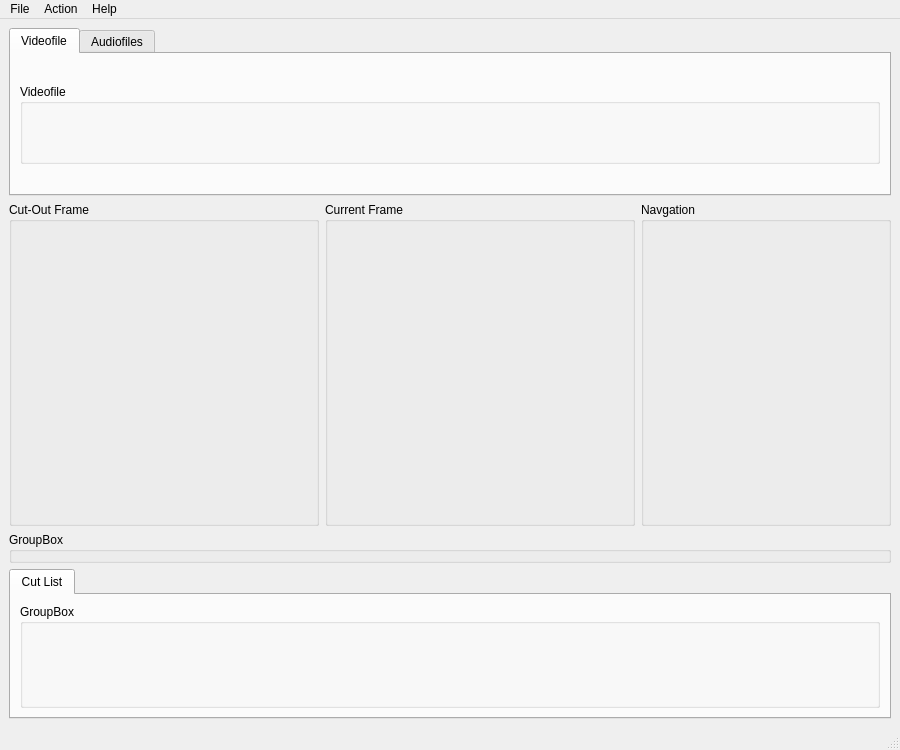
<ui version="4.0" >
 <class>TTCutMainWindow</class>
 <widget class="QMainWindow" name="TTCutMainWindow" >
  <property name="geometry" >
   <rect>
    <x>0</x>
    <y>0</y>
    <width>900</width>
    <height>750</height>
   </rect>
  </property>
  <property name="minimumSize" >
   <size>
    <width>900</width>
    <height>700</height>
   </size>
  </property>
  <property name="windowTitle" >
   <string>MainWindow</string>
  </property>
  <widget class="QWidget" name="centralwidget" >
   <layout class="QGridLayout" >
    <property name="leftMargin" >
     <number>9</number>
    </property>
    <property name="topMargin" >
     <number>9</number>
    </property>
    <property name="rightMargin" >
     <number>9</number>
    </property>
    <property name="bottomMargin" >
     <number>9</number>
    </property>
    <property name="horizontalSpacing" >
     <number>6</number>
    </property>
    <property name="verticalSpacing" >
     <number>6</number>
    </property>
    <item row="2" column="0" colspan="3" >
     <widget class="TTStreamNavigator" name="streamNavigator" >
      <property name="title" >
       <string>GroupBox</string>
      </property>
     </widget>
    </item>
    <item row="3" column="0" colspan="3" >
     <widget class="QTabWidget" name="ccrTab" >
      <property name="sizePolicy" >
       <sizepolicy vsizetype="Minimum" hsizetype="Minimum" >
        <horstretch>0</horstretch>
        <verstretch>1</verstretch>
       </sizepolicy>
      </property>
      <property name="minimumSize" >
       <size>
        <width>640</width>
        <height>150</height>
       </size>
      </property>
      <property name="sizeIncrement" >
       <size>
        <width>0</width>
        <height>0</height>
       </size>
      </property>
      <widget class="QWidget" name="tabCutList" >
       <attribute name="title" >
        <string>Cut List</string>
       </attribute>
       <attribute name="icon" >
        <iconset resource="mainwindow.qrc" >:/pixmaps/pixmaps/cutav_18.xpm</iconset>
       </attribute>
       <layout class="QGridLayout" >
        <property name="leftMargin" >
         <number>9</number>
        </property>
        <property name="topMargin" >
         <number>9</number>
        </property>
        <property name="rightMargin" >
         <number>9</number>
        </property>
        <property name="bottomMargin" >
         <number>9</number>
        </property>
        <property name="horizontalSpacing" >
         <number>6</number>
        </property>
        <property name="verticalSpacing" >
         <number>6</number>
        </property>
        <item row="0" column="0" >
         <widget class="TTCutList" name="cutList" >
          <property name="title" >
           <string>GroupBox</string>
          </property>
         </widget>
        </item>
       </layout>
      </widget>
     </widget>
    </item>
    <item row="1" column="1" >
     <widget class="TTCurrentFrame" name="currentFrame" >
      <property name="sizePolicy" >
       <sizepolicy vsizetype="Expanding" hsizetype="Expanding" >
        <horstretch>1</horstretch>
        <verstretch>4</verstretch>
       </sizepolicy>
      </property>
      <property name="minimumSize" >
       <size>
        <width>280</width>
        <height>150</height>
       </size>
      </property>
      <property name="sizeIncrement" >
       <size>
        <width>0</width>
        <height>10</height>
       </size>
      </property>
      <property name="focusPolicy" >
       <enum>Qt::WheelFocus</enum>
      </property>
      <property name="title" >
       <string>Current Frame</string>
      </property>
     </widget>
    </item>
    <item row="1" column="2" >
     <widget class="TTNavigation" name="navigation" >
      <property name="sizePolicy" >
       <sizepolicy vsizetype="Minimum" hsizetype="Minimum" >
        <horstretch>1</horstretch>
        <verstretch>1</verstretch>
       </sizepolicy>
      </property>
      <property name="minimumSize" >
       <size>
        <width>250</width>
        <height>150</height>
       </size>
      </property>
      <property name="maximumSize" >
       <size>
        <width>250</width>
        <height>16777215</height>
       </size>
      </property>
      <property name="sizeIncrement" >
       <size>
        <width>0</width>
        <height>10</height>
       </size>
      </property>
      <property name="title" >
       <string>Navgation</string>
      </property>
     </widget>
    </item>
    <item row="1" column="0" >
     <widget class="TTCutOutFrame" name="cutOutFrame" >
      <property name="sizePolicy" >
       <sizepolicy vsizetype="Expanding" hsizetype="Expanding" >
        <horstretch>1</horstretch>
        <verstretch>4</verstretch>
       </sizepolicy>
      </property>
      <property name="minimumSize" >
       <size>
        <width>280</width>
        <height>150</height>
       </size>
      </property>
      <property name="sizeIncrement" >
       <size>
        <width>0</width>
        <height>10</height>
       </size>
      </property>
      <property name="title" >
       <string>Cut-Out Frame</string>
      </property>
     </widget>
    </item>
    <item row="0" column="0" colspan="3" >
     <widget class="QTabWidget" name="tabVideoAudioInfo" >
      <property name="sizePolicy" >
       <sizepolicy vsizetype="Minimum" hsizetype="Minimum" >
        <horstretch>0</horstretch>
        <verstretch>0</verstretch>
       </sizepolicy>
      </property>
      <property name="minimumSize" >
       <size>
        <width>650</width>
        <height>168</height>
       </size>
      </property>
      <property name="maximumSize" >
       <size>
        <width>16777215</width>
        <height>168</height>
       </size>
      </property>
      <widget class="QWidget" name="tabVideoInfo" >
       <attribute name="title" >
        <string>Videofile</string>
       </attribute>
       <attribute name="icon" >
        <iconset resource="mainwindow.qrc" >:/pixmaps/pixmaps/tv.png</iconset>
       </attribute>
       <layout class="QGridLayout" >
        <property name="leftMargin" >
         <number>9</number>
        </property>
        <property name="topMargin" >
         <number>9</number>
        </property>
        <property name="rightMargin" >
         <number>9</number>
        </property>
        <property name="bottomMargin" >
         <number>9</number>
        </property>
        <property name="horizontalSpacing" >
         <number>6</number>
        </property>
        <property name="verticalSpacing" >
         <number>6</number>
        </property>
        <item row="0" column="0" >
         <widget class="TTVideoFileInfo" name="videoFileInfo" >
          <property name="sizePolicy" >
           <sizepolicy vsizetype="Preferred" hsizetype="Preferred" >
            <horstretch>0</horstretch>
            <verstretch>1</verstretch>
           </sizepolicy>
          </property>
          <property name="minimumSize" >
           <size>
            <width>640</width>
            <height>80</height>
           </size>
          </property>
          <property name="maximumSize" >
           <size>
            <width>16777215</width>
            <height>80</height>
           </size>
          </property>
          <property name="title" >
           <string>Videofile</string>
          </property>
         </widget>
        </item>
       </layout>
      </widget>
      <widget class="QWidget" name="tabAudioInfo" >
       <attribute name="title" >
        <string>Audiofiles</string>
       </attribute>
       <attribute name="icon" >
        <iconset resource="mainwindow.qrc" >:/pixmaps/pixmaps/cutaudio_18.xpm</iconset>
       </attribute>
       <layout class="QGridLayout" >
        <property name="leftMargin" >
         <number>9</number>
        </property>
        <property name="topMargin" >
         <number>9</number>
        </property>
        <property name="rightMargin" >
         <number>9</number>
        </property>
        <property name="bottomMargin" >
         <number>9</number>
        </property>
        <property name="horizontalSpacing" >
         <number>6</number>
        </property>
        <property name="verticalSpacing" >
         <number>6</number>
        </property>
        <item row="0" column="0" >
         <widget class="TTAudioFileList" name="audioFileInfo" >
          <property name="sizePolicy" >
           <sizepolicy vsizetype="Preferred" hsizetype="Preferred" >
            <horstretch>0</horstretch>
            <verstretch>1</verstretch>
           </sizepolicy>
          </property>
          <property name="minimumSize" >
           <size>
            <width>640</width>
            <height>120</height>
           </size>
          </property>
          <property name="maximumSize" >
           <size>
            <width>16777215</width>
            <height>240</height>
           </size>
          </property>
          <property name="title" >
           <string>Audiofiles</string>
          </property>
         </widget>
        </item>
       </layout>
      </widget>
     </widget>
    </item>
   </layout>
  </widget>
  <widget class="QMenuBar" name="menubar" >
   <property name="geometry" >
    <rect>
     <x>0</x>
     <y>0</y>
     <width>900</width>
     <height>28</height>
    </rect>
   </property>
   <widget class="QMenu" name="menuHelp" >
    <property name="title" >
     <string>Help</string>
    </property>
    <addaction name="actionAbout" />
   </widget>
   <widget class="QMenu" name="menuAction" >
    <property name="title" >
     <string>Action</string>
    </property>
    <addaction name="separator" />
    <addaction name="actionSaveCurrentFrame" />
    <addaction name="separator" />
    <addaction name="actionSettings" />
   </widget>
   <widget class="QMenu" name="menuFile" >
    <property name="title" >
     <string>File</string>
    </property>
    <property name="icon" >
     <iconset/>
    </property>
    <widget class="QMenu" name="menuRecentProjects" >
     <property name="title" >
      <string>Recent Projects</string>
     </property>
    </widget>
    <addaction name="actionOpenVideo" />
    <addaction name="actionOpenAudio" />
    <addaction name="separator" />
    <addaction name="actionFileNew" />
    <addaction name="actionFileOpen" />
    <addaction name="actionFileSave" />
    <addaction name="actionFileSaveAs" />
    <addaction name="separator" />
    <addaction name="menuRecentProjects" />
    <addaction name="separator" />
    <addaction name="actionExit" />
   </widget>
   <addaction name="menuFile" />
   <addaction name="menuAction" />
   <addaction name="menuHelp" />
  </widget>
  <widget class="QStatusBar" name="statusbar" />
  <action name="actionFileNew" >
   <property name="icon" >
    <iconset resource="mainwindow.qrc" >:/pixmaps/pixmaps/filenew_16.xpm</iconset>
   </property>
   <property name="text" >
    <string>New Project</string>
   </property>
   <property name="iconText" >
    <string>New Project</string>
   </property>
   <property name="toolTip" >
    <string>New Project</string>
   </property>
   <property name="shortcut" >
    <string/>
   </property>
  </action>
  <action name="actionFileOpen" >
   <property name="icon" >
    <iconset resource="mainwindow.qrc" >:/pixmaps/pixmaps/fileopen_16.xpm</iconset>
   </property>
   <property name="text" >
    <string>Open Project...</string>
   </property>
   <property name="iconText" >
    <string>Open Project</string>
   </property>
   <property name="toolTip" >
    <string>Open Project file</string>
   </property>
  </action>
  <action name="actionFileSave" >
   <property name="icon" >
    <iconset resource="mainwindow.qrc" >:/pixmaps/pixmaps/filesave_16.xpm</iconset>
   </property>
   <property name="text" >
    <string>Save Project</string>
   </property>
   <property name="iconText" >
    <string>Save Project</string>
   </property>
   <property name="toolTip" >
    <string>Save Project file</string>
   </property>
  </action>
  <action name="actionFileSaveAs" >
   <property name="icon" >
    <iconset resource="mainwindow.qrc" >:/pixmaps/pixmaps/filesaveas_16.xpm</iconset>
   </property>
   <property name="text" >
    <string>Save Project as...</string>
   </property>
   <property name="iconText" >
    <string>Save Project as</string>
   </property>
   <property name="toolTip" >
    <string>Save Project under new file name</string>
   </property>
  </action>
  <action name="actionExit" >
   <property name="icon" >
    <iconset resource="mainwindow.qrc" >:/pixmaps/pixmaps/exit_16.xpm</iconset>
   </property>
   <property name="text" >
    <string>Exit</string>
   </property>
  </action>
  <action name="actionSaveCurrentFrame" >
   <property name="icon" >
    <iconset resource="mainwindow.qrc" >:/pixmaps/pixmaps/saveimage_16.xpm</iconset>
   </property>
   <property name="text" >
    <string>Save current frame...</string>
   </property>
  </action>
  <action name="actionSettings" >
   <property name="icon" >
    <iconset resource="mainwindow.qrc" >:/pixmaps/pixmaps/settings_16.xpm</iconset>
   </property>
   <property name="text" >
    <string>Settings...</string>
   </property>
   <property name="shortcut" >
    <string/>
   </property>
  </action>
  <action name="actionAbout" >
   <property name="text" >
    <string>About</string>
   </property>
  </action>
  <action name="actionOpenVideo" >
   <property name="icon" >
    <iconset resource="mainwindow.qrc" >:/pixmaps/pixmaps/fileopen_16.xpm</iconset>
   </property>
   <property name="text" >
    <string>Open Video...</string>
   </property>
   <property name="iconText" >
    <string>Open Video...</string>
   </property>
   <property name="toolTip" >
    <string>Open Video...</string>
   </property>
  </action>
  <action name="actionOpenAudio" >
   <property name="icon" >
    <iconset resource="mainwindow.qrc" >:/pixmaps/pixmaps/fileopen_16.xpm</iconset>
   </property>
   <property name="text" >
    <string>Open Audio...</string>
   </property>
   <property name="iconText" >
    <string>Open Audio...</string>
   </property>
   <property name="toolTip" >
    <string>Open Audio...</string>
   </property>
  </action>
 </widget>
 <customwidgets>
  <customwidget>
   <class>TTVideoFileInfo</class>
   <extends>QGroupBox</extends>
   <header>../gui/ttvideofileinfo.h</header>
   <container>1</container>
  </customwidget>
  <customwidget>
   <class>TTCutList</class>
   <extends>QGroupBox</extends>
   <header>../gui/ttcutlist.h</header>
   <container>1</container>
  </customwidget>
  <customwidget>
   <class>TTAudioFileList</class>
   <extends>QGroupBox</extends>
   <header>gui/ttaudiofilelist.h</header>
   <container>1</container>
  </customwidget>
  <customwidget>
   <class>TTNavigation</class>
   <extends>QGroupBox</extends>
   <header>../gui/ttnavigation.h</header>
   <container>1</container>
  </customwidget>
  <customwidget>
   <class>TTStreamNavigator</class>
   <extends>QGroupBox</extends>
   <header>../gui/ttstreamnavigator.h</header>
   <container>1</container>
  </customwidget>
  <customwidget>
   <class>TTCutOutFrame</class>
   <extends>QGroupBox</extends>
   <header>../gui/ttcutoutframe.h</header>
   <container>1</container>
  </customwidget>
  <customwidget>
   <class>TTCurrentFrame</class>
   <extends>QGroupBox</extends>
   <header>../gui/ttcurrentframe.h</header>
   <container>1</container>
  </customwidget>
 </customwidgets>
 <resources>
  <include location="mainwindow.qrc" />
 </resources>
 <connections/>
</ui>
